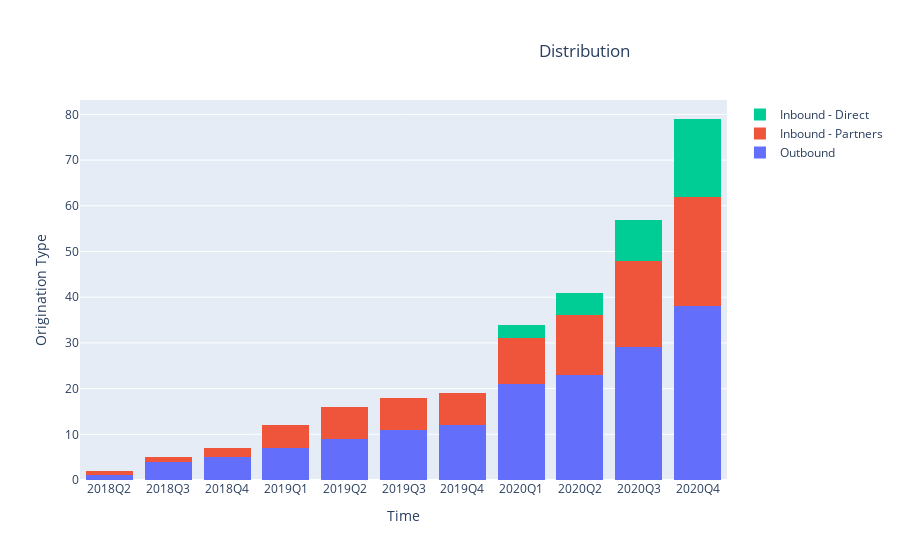

Notebook code for this chart:
### Code cell
stack_histogram_creator('Origination Type', 'Quarter', list(pipeline['Origination Type'].unique()), 10, 'Distribution', 'country_per_date.html')
#stack_histogram_creator('Country', 'Date', country_list, 10, 'Country Distribution over Time', 'country_per_date.html')

### Figure 1 — Plotly figure (JSON) as saved in the notebook; plotly's stock layout.template omitted (floating-point values rounded to 4 significant figures)
{"data": [{"cumulative": {"enabled": true}, "name": "Outbound", "nbinsx": 10, "type": "histogram", "x": ["2018Q2", "2018Q3", "2018Q3", "2018Q3", "2018Q4", "2019Q1", "2019Q1", "2019Q2", "2019Q2", "2019Q3", "2019Q3", "2019Q4", "2020Q1", "2020Q1", "2020Q1", "2020Q1", "2020Q1", "2020Q1", "2020Q1", "2020Q1", "2020Q1", "2020Q2", "2020Q2", "2020Q3", "2020Q3", "2020Q3", "2020Q3", "2020Q3", "2020Q3", "2020Q4", "2020Q4", "2020Q4", "2020Q4", "2020Q4", "2020Q4", "2020Q4", "2020Q4", "2020Q4"]}, {"cumulative": {"enabled": true}, "name": "Inbound - Partners", "nbinsx": 10, "type": "histogram", "x": ["2018Q2", "2018Q4", "2019Q1", "2019Q1", "2019Q1", "2019Q2", "2019Q2", "2020Q1", "2020Q1", "2020Q1", "2020Q2", "2020Q2", "2020Q2", "2020Q3", "2020Q3", "2020Q3", "2020Q3", "2020Q3", "2020Q3", "2020Q4", "2020Q4", "2020Q4", "2020Q4", "2020Q4"]}, {"cumulative": {"enabled": true}, "name": "Inbound - Direct", "nbinsx": 10, "type": "histogram", "x": ["2020Q1", "2020Q1", "2020Q1", "2020Q2", "2020Q2", "2020Q3", "2020Q3", "2020Q3", "2020Q3", "2020Q4", "2020Q4", "2020Q4", "2020Q4", "2020Q4", "2020Q4", "2020Q4", "2020Q4"]}], "layout": {"barmode": "stack", "title": {"text": "Distribution", "x": 0.7, "y": 0.92}, "xaxis": {"title": {"text": "Time"}}, "yaxis": {"title": {"text": "Origination Type"}}}}
